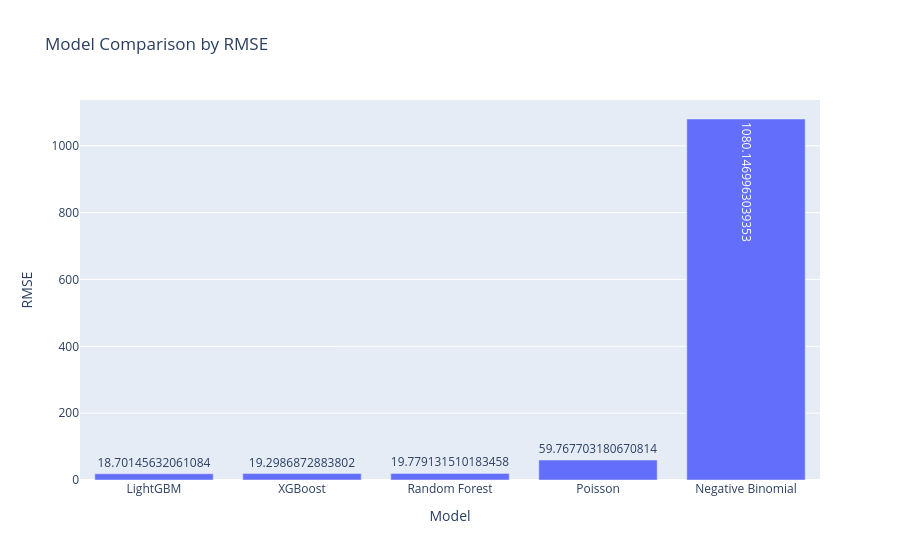

The notebook cell this image was saved under:
### Code cell
#Plot results
px.bar(
    all_results,
    x="Model",
    y="RMSE",
    title="Model Comparison by RMSE",
    text="RMSE"
)

### Figure 1 — Plotly figure (JSON) as saved in the notebook; plotly's stock layout.template omitted (floating-point values rounded to 4 significant figures)
{"data": [{"hovertemplate": "Model=%{x}<br>RMSE=%{text}<extra></extra>", "legendgroup": "", "marker": {"color": "#636efa", "pattern": {"shape": ""}}, "name": "", "orientation": "v", "showlegend": false, "text": [18.7, 19.3, 19.78, 59.77, 1080.0], "textposition": "auto", "type": "bar", "x": ["LightGBM", "XGBoost", "Random Forest", "Poisson", "Negative Binomial"], "xaxis": "x", "y": [18.7, 19.3, 19.78, 59.77, 1080.0], "yaxis": "y"}], "layout": {"barmode": "relative", "legend": {"tracegroupgap": 0}, "title": {"text": "Model Comparison by RMSE"}, "xaxis": {"anchor": "y", "domain": [0, 1], "title": {"text": "Model"}}, "yaxis": {"anchor": "x", "domain": [0, 1], "title": {"text": "RMSE"}}}}
